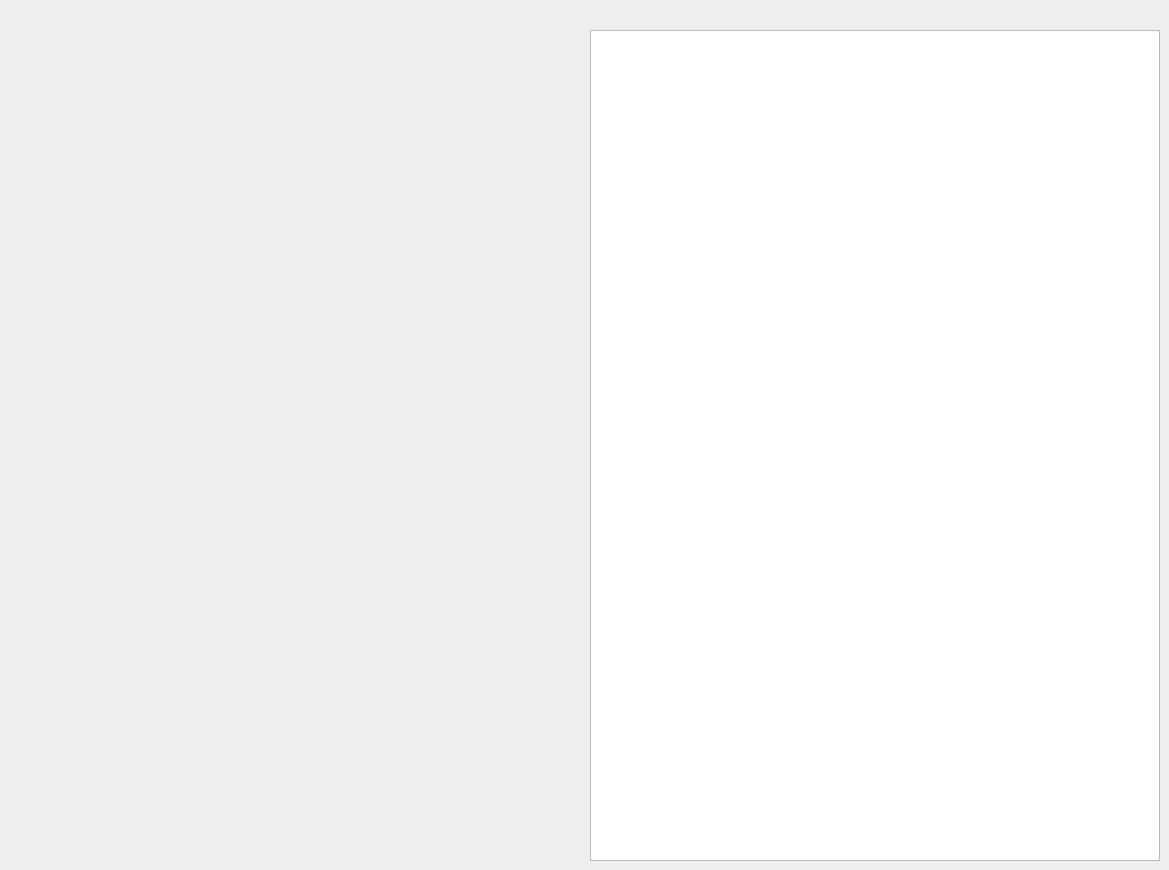
  <widget class="QWidget" name="centralwidget">
   <property name="font">
    <font>
     <family>FROMVS</family>
     <pointsize>11</pointsize>
     <weight>50</weight>
     <italic>false</italic>
     <bold>false</bold>
    </font>
   </property>
   <widget class="QTextEdit" name="OCRText">
    <property name="geometry">
     <rect>
      <x>590</x>
      <y>30</y>
      <width>570</width>
      <height>831</height>
     </rect>
    </property>
    <property name="minimumSize">
     <size>
      <width>540</width>
      <height>600</height>
     </size>
    </property>
    <property name="font">
     <font>
      <family>FROMVS</family>
      <pointsize>8</pointsize>
      <weight>50</weight>
      <italic>false</italic>
      <bold>false</bold>
     </font>
    </property>
   </widget>
   <widget class="QWidget" name="widget" native="true">
    <property name="geometry">
     <rect>
      <x>20</x>
      <y>30</y>
      <width>551</width>
      <height>831</height>
     </rect>
    </property>
    <widget class="QPushButton" name="MyScannerbutton">
     <property name="geometry">
      <rect>
       <x>100</x>
       <y>210</y>
       <width>71</width>
       <height>61</height>
      </rect>
     </property>
     <property name="toolTip">
      <string>MyScanner OCR scans project source images and produces working text..</string>
     </property>
     <property name="text">
      <string/>
     </property>
     <property name="icon">
      <iconset resource="../UI_Icons.qrc">
       <normaloff>:/Icons/Icons/BiblionScanner.png</normaloff>:/Icons/Icons/BiblionScanner.png</iconset>
     </property>
     <property name="iconSize">
      <size>
       <width>64</width>
       <height>64</height>
      </size>
     </property>
     <property name="autoDefault">
      <bool>false</bool>
     </property>
     <property name="default">
      <bool>false</bool>
     </property>
     <property name="flat">
      <bool>true</bool>
     </property>
    </widget>
    <widget class="QPushButton" name="MyWriterbutton">
     <property name="geometry">
      <rect>
       <x>450</x>
       <y>210</y>
       <width>71</width>
       <height>61</height>
      </rect>
     </property>
     <property name="toolTip">
      <string extracomment="This is a comment">MyWriter prepares completed text for export to external applications.</string>
     </property>
     <property name="text">
      <string/>
     </property>
     <property name="icon">
      <iconset resource="../UI_Icons.qrc">
       <normaloff>:/Icons/Icons/BiblionWriter.png</normaloff>:/Icons/Icons/BiblionWriter.png</iconset>
     </property>
     <property name="iconSize">
      <size>
       <width>64</width>
       <height>64</height>
      </size>
     </property>
     <property name="flat">
      <bool>true</bool>
     </property>
    </widget>
    <widget class="QPushButton" name="MyGlypherbutton">
     <property name="geometry">
      <rect>
       <x>240</x>
       <y>300</y>
       <width>71</width>
       <height>61</height>
      </rect>
     </property>
     <property name="toolTip">
      <string>MyGlypher extracts glyphs from working images for the development of the project font used in the precise training of the OCR Engine.</string>
     </property>
     <property name="text">
      <string/>
     </property>
     <property name="icon">
      <iconset resource="../UI_Icons.qrc">
       <normaloff>:/Icons/Icons/BiblionGlypher.png</normaloff>:/Icons/Icons/BiblionGlypher.png</iconset>
     </property>
     <property name="iconSize">
      <size>
       <width>64</width>
       <height>64</height>
      </size>
     </property>
     <property name="flat">
      <bool>true</bool>
     </property>
    </widget>
    <widget class="QPushButton" name="MyGrounderbutton">
     <property name="geometry">
      <rect>
       <x>240</x>
       <y>120</y>
       <width>71</width>
       <height>61</height>
      </rect>
     </property>
     <property name="toolTip">
      <string>MyGrounder ensures the integrity of the ground truth line files used by the OCR engine for training.</string>
     </property>
     <property name="text">
      <string/>
     </property>
     <property name="icon">
      <iconset resource="../UI_Icons.qrc">
       <normaloff>:/Icons/Icons/BiblionGrounder.png</normaloff>:/Icons/Icons/BiblionGrounder.png</iconset>
     </property>
     <property name="iconSize">
      <size>
       <width>64</width>
       <height>64</height>
      </size>
     </property>
     <property name="flat">
      <bool>true</bool>
     </property>
    </widget>
    <widget class="QPushButton" name="MyReaderbutton">
     <property name="geometry">
      <rect>
       <x>30</x>
       <y>210</y>
       <width>71</width>
       <height>61</height>
      </rect>
     </property>
     <property name="toolTip">
      <string>Begin Here! MyReader reads in project source images.</string>
     </property>
     <property name="text">
      <string/>
     </property>
     <property name="icon">
      <iconset resource="../UI_Icons.qrc">
       <normaloff>:/Icons/Icons/BiblionReader2.png</normaloff>:/Icons/Icons/BiblionReader2.png</iconset>
     </property>
     <property name="iconSize">
      <size>
       <width>64</width>
       <height>64</height>
      </size>
     </property>
     <property name="autoDefault">
      <bool>false</bool>
     </property>
     <property name="flat">
      <bool>true</bool>
     </property>
    </widget>
    <widget class="QPushButton" name="MyLexerbutton">
     <property name="geometry">
      <rect>
       <x>380</x>
       <y>210</y>
       <width>71</width>
       <height>61</height>
      </rect>
     </property>
     <property name="toolTip">
      <string>MyLexer consoladates the working tezt into a project lexicon.</string>
     </property>
     <property name="text">
      <string/>
     </property>
     <property name="icon">
      <iconset resource="../UI_Icons.qrc">
       <normaloff>:/Icons/Icons/BiblionLexer.png</normaloff>:/Icons/Icons/BiblionLexer.png</iconset>
     </property>
     <property name="iconSize">
      <size>
       <width>64</width>
       <height>64</height>
      </size>
     </property>
     <property name="flat">
      <bool>true</bool>
     </property>
    </widget>
    <widget class="QPushButton" name="MyResolverbutton">
     <property name="geometry">
      <rect>
       <x>310</x>
       <y>210</y>
       <width>71</width>
       <height>61</height>
      </rect>
     </property>
     <property name="toolTip">
      <string>MyResolver resolves variations between the versified text and a known reference text. </string>
     </property>
     <property name="text">
      <string/>
     </property>
     <property name="icon">
      <iconset resource="../UI_Icons.qrc">
       <normaloff>:/Icons/Icons/BiblionResolver.png</normaloff>:/Icons/Icons/BiblionResolver.png</iconset>
     </property>
     <property name="iconSize">
      <size>
       <width>64</width>
       <height>64</height>
      </size>
     </property>
     <property name="flat">
      <bool>true</bool>
     </property>
    </widget>
    <widget class="QPushButton" name="MyBoxerbutton">
     <property name="geometry">
      <rect>
       <x>240</x>
       <y>210</y>
       <width>71</width>
       <height>61</height>
      </rect>
     </property>
     <property name="toolTip">
      <string>MyBoxer further segments the workflow images into box files used in training the OCR engine.</string>
     </property>
     <property name="text">
      <string/>
     </property>
     <property name="icon">
      <iconset resource="../UI_Icons.qrc">
       <normaloff>:/Icons/Icons/BiblionBoxer2.png</normaloff>:/Icons/Icons/BiblionBoxer2.png</iconset>
     </property>
     <property name="iconSize">
      <size>
       <width>64</width>
       <height>64</height>
      </size>
     </property>
     <property name="flat">
      <bool>true</bool>
     </property>
    </widget>
    <widget class="QPushButton" name="MyPixlerbutton">
     <property name="geometry">
      <rect>
       <x>240</x>
       <y>390</y>
       <width>71</width>
       <height>61</height>
      </rect>
     </property>
     <property name="toolTip">
      <string>MyPixler converts , segments ,cleans and prepares source images into workflow images.</string>
     </property>
     <property name="text">
      <string/>
     </property>
     <property name="icon">
      <iconset resource="../UI_Icons.qrc">
       <normaloff>:/Icons/Icons/BiblionPixler1.png</normaloff>:/Icons/Icons/BiblionPixler1.png</iconset>
     </property>
     <property name="iconSize">
      <size>
       <width>64</width>
       <height>64</height>
      </size>
     </property>
     <property name="flat">
      <bool>true</bool>
     </property>
    </widget>
    <widget class="QPushButton" name="MyVersifierbutton">
     <property name="geometry">
      <rect>
       <x>170</x>
       <y>210</y>
       <width>71</width>
       <height>61</height>
      </rect>
     </property>
     <property name="toolTip">
      <string>MyVersifier adds verses to unversed working text.</string>
     </property>
     <property name="text">
      <string/>
     </property>
     <property name="icon">
      <iconset resource="../UI_Icons.qrc">
       <normaloff>:/Icons/Icons/BiblionVersifier.png</normaloff>:/Icons/Icons/BiblionVersifier.png</iconset>
     </property>
     <property name="iconSize">
      <size>
       <width>64</width>
       <height>64</height>
      </size>
     </property>
     <property name="flat">
      <bool>true</bool>
     </property>
    </widget>
    <widget class="QPushButton" name="MyTrainerbutton">
     <property name="geometry">
      <rect>
       <x>240</x>
       <y>40</y>
       <width>71</width>
       <height>61</height>
      </rect>
     </property>
     <property name="toolTip">
      <string>MyTrainer tunes and retunes the OCR engine for precice recognition of the source images.</string>
     </property>
     <property name="text">
      <string/>
     </property>
     <property name="icon">
      <iconset resource="../UI_Icons.qrc">
       <normaloff>:/Icons/Icons/BiblionTrainer1.png</normaloff>:/Icons/Icons/BiblionTrainer1.png</iconset>
     </property>
     <property name="iconSize">
      <size>
       <width>64</width>
       <height>64</height>
      </size>
     </property>
     <property name="flat">
      <bool>true</bool>
     </property>
    </widget>
    <widget class="QPushButton" name="MyExplorerbutton">
     <property name="geometry">
      <rect>
       <x>240</x>
       <y>490</y>
       <width>71</width>
       <height>61</height>
      </rect>
     </property>
     <property name="font">
      <font>
       <family>FROMVS</family>
       <pointsize>11</pointsize>
       <weight>50</weight>
       <italic>false</italic>
       <bold>false</bold>
      </font>
     </property>
     <property name="toolTip">
      <string>Open current image</string>
     </property>
     <property name="text">
      <string/>
     </property>
     <property name="icon">
      <iconset resource="../UI_Icons.qrc">
       <normaloff>:/Icons/Icons/BiblionExplorer.png</normaloff>:/Icons/Icons/BiblionExplorer.png</iconset>
     </property>
     <property name="iconSize">
      <size>
       <width>64</width>
       <height>64</height>
      </size>
     </property>
     <property name="flat">
      <bool>true</bool>
     </property>
    </widget>
   </widget>
  </widget>
